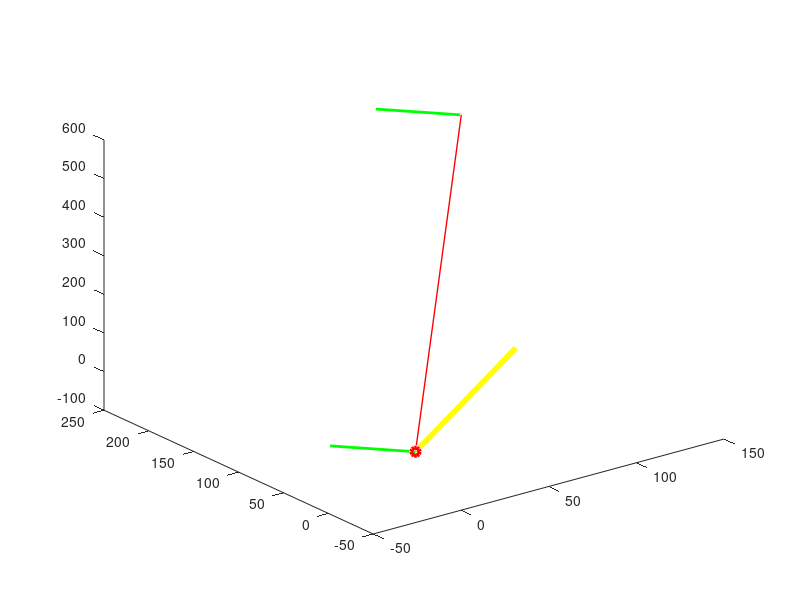

Reproduce this figure in MATLAB.
clear
clc

close all

K = [633.8 0 313.8; 0 644.3 153.9; 0 0 1 ];

R = [7.0099997093e-01 5.1791569502e-01 -4.9026765507e-01;
-5.4920682275e-01 8.3058956479e-01 9.2156609709e-02;
4.5494055282e-01 2.0465656041e-01 8.6668609409e-01];

T = [4.5494055282e-01 2.0465656041e-01 8.6668609409e-01]';


C = -R\T;

pt = [240*540 320*540 540]';
pt_3d = R\(K\pt) - R\T;

M = K*R;
% Note that pricipal axes is flipped
pa = det(M)*M(3, :);

pa = pa/2500;

%test = K*[R T]*[pt_3d; 1];
%test = test/(test(end))


up = R\[0 1 0]';

up = up*50;



% Plot the whole thing 

% plot camera
plot3(C(1), C(2), C(3), '-or' , 'LineWidth', 3)
hold on

% Plot principle axis
plot3([C(1) pa(1)+C(1)], [C(2) pa(2)+C(2)], [C(3), pa(3)+C(3)], ...
    'y' , 'LineWidth', 4')

plot3( [C(1) pt_3d(1)], [C(2) pt_3d(2)], [C(3) pt_3d(3)], '-r', 'LineWidth', 1);


% plot up vector
plot3( [C(1) C(1)+up(1)], [C(2) C(2)+up(2)], [C(3) C(3)+up(3)],...
    '-g', 'LineWidth', 2 )

% plot up vector 
plot3( [pt_3d(1) pt_3d(1)+up(1)], [pt_3d(2) pt_3d(2)+up(2)],...
        [pt_3d(3) pt_3d(3)+up(3)], '-g', 'LineWidth', 2 )
 
 hold off